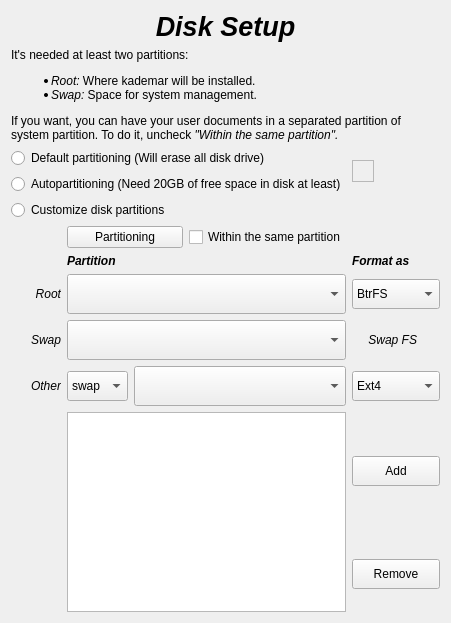
          <widget class="QWidget" name="PDisk">
           <layout class="QGridLayout" name="gridLayout_15">
            <item row="11" column="4">
             <widget class="QPushButton" name="BRemovePartition">
              <property name="minimumSize">
               <size>
                <width>0</width>
                <height>30</height>
               </size>
              </property>
              <property name="text">
               <string>Remove</string>
              </property>
              <property name="icon">
               <iconset resource="resource.qrc">
                <normaloff>:/img/img/remove.png</normaloff>:/img/img/remove.png</iconset>
              </property>
             </widget>
            </item>
            <item row="8" column="1" colspan="3">
             <widget class="QComboBox" name="CBPartSwap">
              <property name="minimumSize">
               <size>
                <width>0</width>
                <height>40</height>
               </size>
              </property>
             </widget>
            </item>
            <item row="6" column="1" colspan="3">
             <widget class="QLabel" name="LPartition">
              <property name="maximumSize">
               <size>
                <width>16777215</width>
                <height>50</height>
               </size>
              </property>
              <property name="font">
               <font>
                <weight>75</weight>
                <italic>true</italic>
                <bold>true</bold>
               </font>
              </property>
              <property name="text">
               <string>Partition</string>
              </property>
             </widget>
            </item>
            <item row="0" column="0" colspan="5">
             <widget class="QLabel" name="LDiskSetupTitle">
              <property name="maximumSize">
               <size>
                <width>16777215</width>
                <height>50</height>
               </size>
              </property>
              <property name="font">
               <font>
                <pointsize>20</pointsize>
                <weight>75</weight>
                <italic>true</italic>
                <bold>true</bold>
               </font>
              </property>
              <property name="text">
               <string>Disk Setup</string>
              </property>
              <property name="alignment">
               <set>Qt::AlignCenter</set>
              </property>
             </widget>
            </item>
            <item row="2" column="0" colspan="4">
             <widget class="QRadioButton" name="RBPartitionN">
              <property name="text">
               <string>Default partitioning (Will erase all disk drive)</string>
              </property>
             </widget>
            </item>
            <item row="7" column="1" colspan="3">
             <widget class="QComboBox" name="CBPartRoot">
              <property name="minimumSize">
               <size>
                <width>0</width>
                <height>40</height>
               </size>
              </property>
             </widget>
            </item>
            <item row="5" column="3">
             <widget class="QCheckBox" name="CHSamePart">
              <property name="text">
               <string>Within the same partition</string>
              </property>
             </widget>
            </item>
            <item row="4" column="0" colspan="4">
             <widget class="QRadioButton" name="RBPartitionY">
              <property name="text">
               <string>Customize disk partitions</string>
              </property>
             </widget>
            </item>
            <item row="2" column="4" rowspan="2">
             <widget class="QFrame" name="FPartitionInfo">
              <property name="minimumSize">
               <size>
                <width>22</width>
                <height>22</height>
               </size>
              </property>
              <property name="maximumSize">
               <size>
                <width>22</width>
                <height>22</height>
               </size>
              </property>
              <property name="frameShape">
               <enum>QFrame::StyledPanel</enum>
              </property>
              <property name="frameShadow">
               <enum>QFrame::Raised</enum>
              </property>
             </widget>
            </item>
            <item row="3" column="0" colspan="4">
             <widget class="QRadioButton" name="RBPartitionA">
              <property name="text">
               <string>Autopartitioning (Need 20GB of free space in disk at least)</string>
              </property>
             </widget>
            </item>
            <item row="6" column="4">
             <widget class="QLabel" name="LFormat">
              <property name="maximumSize">
               <size>
                <width>16777215</width>
                <height>50</height>
               </size>
              </property>
              <property name="font">
               <font>
                <weight>75</weight>
                <italic>true</italic>
                <bold>true</bold>
               </font>
              </property>
              <property name="text">
               <string>Format as</string>
              </property>
             </widget>
            </item>
            <item row="9" column="0">
             <widget class="QLabel" name="LPartOther">
              <property name="maximumSize">
               <size>
                <width>100</width>
                <height>16777215</height>
               </size>
              </property>
              <property name="font">
               <font>
                <italic>true</italic>
               </font>
              </property>
              <property name="locale">
               <locale language="English" country="UnitedKingdom"/>
              </property>
              <property name="text">
               <string>Other</string>
              </property>
              <property name="alignment">
               <set>Qt::AlignRight|Qt::AlignTrailing|Qt::AlignVCenter</set>
              </property>
             </widget>
            </item>
            <item row="9" column="4">
             <widget class="QComboBox" name="CBDiskFormatOther">
              <property name="minimumSize">
               <size>
                <width>0</width>
                <height>30</height>
               </size>
              </property>
              <item>
               <property name="text">
                <string>Ext4</string>
               </property>
              </item>
              <item>
               <property name="text">
                <string>Reiser FS</string>
               </property>
              </item>
              <item>
               <property name="text">
                <string>Ext3</string>
               </property>
              </item>
              <item>
               <property name="text">
                <string>Ext2</string>
               </property>
              </item>
              <item>
               <property name="text">
                <string>No Format</string>
               </property>
              </item>
             </widget>
            </item>
            <item row="7" column="4">
             <widget class="QComboBox" name="CBDiskFormatRoot">
              <property name="minimumSize">
               <size>
                <width>0</width>
                <height>30</height>
               </size>
              </property>
              <item>
               <property name="text">
                <string>BtrFS</string>
               </property>
              </item>
              <item>
               <property name="text">
                <string>Ext4</string>
               </property>
              </item>
              <item>
               <property name="text">
                <string>Reiser FS</string>
               </property>
              </item>
              <item>
               <property name="text">
                <string>Ext3</string>
               </property>
              </item>
              <item>
               <property name="text">
                <string>Ext2</string>
               </property>
              </item>
              <item>
               <property name="text">
                <string>No Format</string>
               </property>
              </item>
             </widget>
            </item>
            <item row="10" column="4">
             <widget class="QPushButton" name="BAddPartition">
              <property name="minimumSize">
               <size>
                <width>0</width>
                <height>30</height>
               </size>
              </property>
              <property name="text">
               <string>Add</string>
              </property>
              <property name="icon">
               <iconset resource="resource.qrc">
                <normaloff>:/img/img/add.png</normaloff>:/img/img/add.png</iconset>
              </property>
              <property name="iconSize">
               <size>
                <width>16</width>
                <height>16</height>
               </size>
              </property>
             </widget>
            </item>
            <item row="9" column="1">
             <widget class="QComboBox" name="CBPartDir">
              <property name="minimumSize">
               <size>
                <width>0</width>
                <height>30</height>
               </size>
              </property>
              <property name="maximumSize">
               <size>
                <width>130</width>
                <height>16777215</height>
               </size>
              </property>
              <item>
               <property name="text">
                <string>swap</string>
               </property>
              </item>
              <item>
               <property name="text">
                <string>home</string>
               </property>
              </item>
              <item>
               <property name="text">
                <string>boot</string>
               </property>
              </item>
              <item>
               <property name="text">
                <string>usr</string>
               </property>
              </item>
              <item>
               <property name="text">
                <string>var</string>
               </property>
              </item>
             </widget>
            </item>
            <item row="9" column="2" colspan="2">
             <widget class="QComboBox" name="CBPartOther">
              <property name="minimumSize">
               <size>
                <width>0</width>
                <height>40</height>
               </size>
              </property>
             </widget>
            </item>
            <item row="1" column="0" colspan="5">
             <widget class="QLabel" name="LDiskSetup">
              <property name="maximumSize">
               <size>
                <width>16777215</width>
                <height>150</height>
               </size>
              </property>
              <property name="text">
               <string>&lt;!DOCTYPE HTML PUBLIC &quot;-//W3C//DTD HTML 4.0//EN&quot; &quot;http://www.w3.org/TR/REC-html40/strict.dtd&quot;&gt;
&lt;html&gt;&lt;head&gt;&lt;meta name=&quot;qrichtext&quot; content=&quot;1&quot; /&gt;&lt;style type=&quot;text/css&quot;&gt;
p, li { white-space: pre-wrap; }
&lt;/style&gt;&lt;/head&gt;&lt;body style=&quot; font-family:'DejaVu Sans'; font-size:9pt; font-weight:400; font-style:normal;&quot;&gt;
&lt;p style=&quot; margin-top:12px; margin-bottom:12px; margin-left:0px; margin-right:0px; -qt-block-indent:0; text-indent:0px;&quot;&gt;It's needed at least two partitions:&lt;/p&gt;
&lt;ul style=&quot;-qt-list-indent: 1;&quot;&gt;&lt;li style=&quot; margin-top:12px; margin-bottom:0px; margin-left:0px; margin-right:0px; -qt-block-indent:0; text-indent:0px;&quot;&gt;&lt;span style=&quot; font-style:italic;&quot;&gt;Root:&lt;/span&gt; Where kademar will be installed.&lt;/li&gt;
&lt;li style=&quot; margin-top:0px; margin-bottom:12px; margin-left:0px; margin-right:0px; -qt-block-indent:0; text-indent:0px;&quot;&gt;&lt;span style=&quot; font-style:italic;&quot;&gt;Swap:&lt;/span&gt; Space for system management.&lt;/li&gt;&lt;/ul&gt;
&lt;p style=&quot; margin-top:12px; margin-bottom:12px; margin-left:0px; margin-right:0px; -qt-block-indent:0; text-indent:0px;&quot;&gt;If you want, you can have your user documents in a separated partition of system partition. To do it, uncheck &lt;span style=&quot; font-style:italic;&quot;&gt;&quot;Within the same partition&quot;.&lt;/span&gt;&lt;/p&gt;&lt;/body&gt;&lt;/html&gt;</string>
              </property>
              <property name="textFormat">
               <enum>Qt::RichText</enum>
              </property>
              <property name="alignment">
               <set>Qt::AlignLeading|Qt::AlignLeft|Qt::AlignTop</set>
              </property>
              <property name="wordWrap">
               <bool>true</bool>
              </property>
             </widget>
            </item>
            <item row="7" column="0">
             <widget class="QLabel" name="LPartRoot">
              <property name="maximumSize">
               <size>
                <width>65</width>
                <height>16777215</height>
               </size>
              </property>
              <property name="font">
               <font>
                <italic>true</italic>
               </font>
              </property>
              <property name="text">
               <string>Root</string>
              </property>
              <property name="alignment">
               <set>Qt::AlignRight|Qt::AlignTrailing|Qt::AlignVCenter</set>
              </property>
             </widget>
            </item>
            <item row="5" column="1" colspan="2">
             <widget class="QPushButton" name="BGparted">
              <property name="maximumSize">
               <size>
                <width>200</width>
                <height>16777215</height>
               </size>
              </property>
              <property name="text">
               <string>Partitioning</string>
              </property>
              <property name="icon">
               <iconset resource="resource.qrc">
                <normaloff>:/img/img/gparted.png</normaloff>:/img/img/gparted.png</iconset>
              </property>
              <property name="iconSize">
               <size>
                <width>32</width>
                <height>32</height>
               </size>
              </property>
             </widget>
            </item>
            <item row="8" column="4">
             <widget class="QLabel" name="LPartSwap_2">
              <property name="maximumSize">
               <size>
                <width>65</width>
                <height>16777215</height>
               </size>
              </property>
              <property name="font">
               <font>
                <italic>true</italic>
               </font>
              </property>
              <property name="text">
               <string>Swap FS</string>
              </property>
              <property name="alignment">
               <set>Qt::AlignRight|Qt::AlignTrailing|Qt::AlignVCenter</set>
              </property>
             </widget>
            </item>
            <item row="8" column="0">
             <widget class="QLabel" name="LPartSwap">
              <property name="maximumSize">
               <size>
                <width>65</width>
                <height>16777215</height>
               </size>
              </property>
              <property name="font">
               <font>
                <italic>true</italic>
               </font>
              </property>
              <property name="text">
               <string>Swap</string>
              </property>
              <property name="alignment">
               <set>Qt::AlignRight|Qt::AlignTrailing|Qt::AlignVCenter</set>
              </property>
             </widget>
            </item>
            <item row="10" column="1" rowspan="2" colspan="3">
             <widget class="QListWidget" name="LVMountPointList">
              <property name="minimumSize">
               <size>
                <width>0</width>
                <height>200</height>
               </size>
              </property>
             </widget>
            </item>
           </layout>
          </widget>
